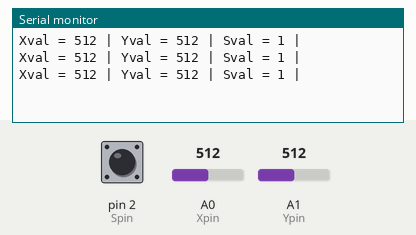
Simulated run of this sketch. Board: Arduino Uno, built with avr-gcc and run on an emulated ATmega328P. On the bench: the last lines printed to the serial monitor. The test bench sets the inputs (shaded band); at power-on: A0 (Xpin) = 512, A1 (Ypin) = 512, pin 2 (Spin) HIGH.

Above: at 1.2 s.
1.3 s: A0 (Xpin) set to 716
At 2.01 s:
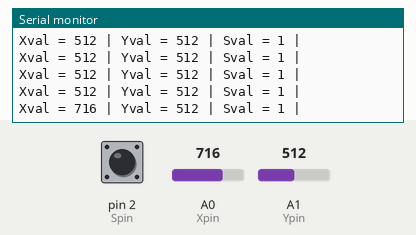
2.8 s: A1 (Ypin) set to 716
At 2.91 s:
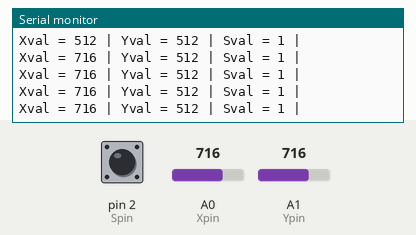
4.3 s: pin 2 (Spin) pulled LOW for 0.35 s
At 5.02 s:
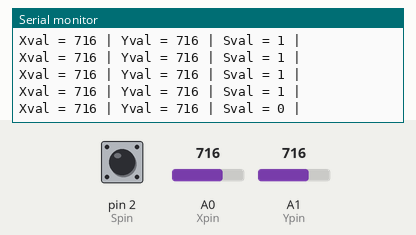
6.1 s: A0 (Xpin) set to 900
At 6.22 s:
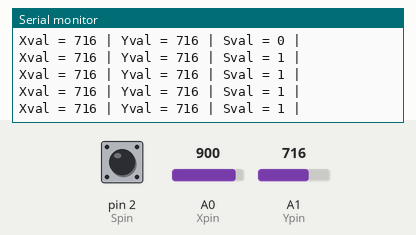
7.6 s: pin 2 (Spin) pulled LOW for 1 s
At 8.33 s:
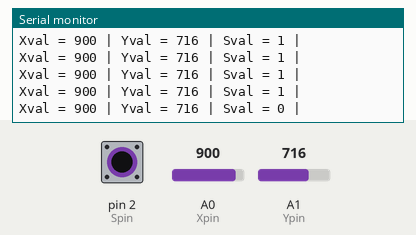
10.1 s: A1 (Ypin) set to 900
At 10.13 s:
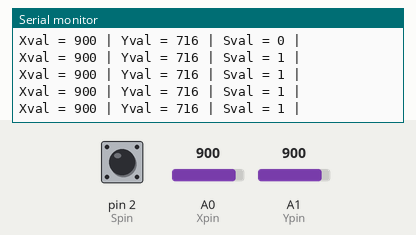
Timing chart, 0 to 12.6 s (numbered marks = the images above; inputs shaded):
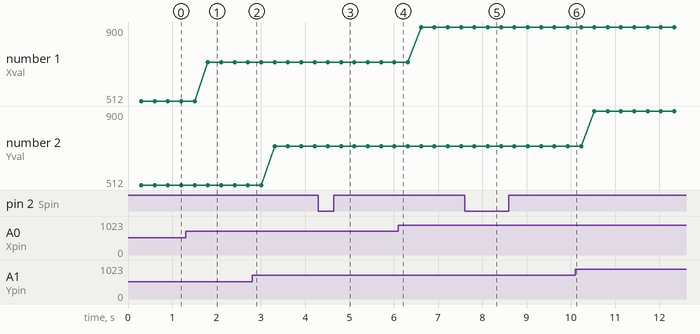

The sketch:

joystick.ino
```cpp
int Xpin = A0, Ypin = A1, Spin = 2, dt = 300;
int Xval, Yval, Sval;

void setup() {
  // put your setup code here, to run once:
  Serial.begin(9600);
  pinMode(Xpin, INPUT);
  pinMode(Ypin, INPUT);
  pinMode(Spin, INPUT);
  digitalWrite(Spin, 1);
}

void loop() {
  // put your main code here, to run repeatedly:
  Xval = analogRead(Xpin);
  Yval = analogRead(Ypin);
  Sval = digitalRead(Spin);

  delay(dt);

  Serial.print("Xval = ");
  Serial.print(Xval);
  Serial.print(" | ");

  Serial.print("Yval = ");
  Serial.print(Yval);
  Serial.print(" | ");

  Serial.print("Sval = ");
  Serial.print(Sval);
  Serial.println(" | ");

}
```

Measured:
- after the input at 1.3 s, the serial monitor: prints a new line after 0.50 s (image 1)
- after the input at 4.3 s, the serial monitor: prints a new line after 0.51 s (image 3)
- after the input at 7.6 s, the serial monitor: prints a new line after 0.52 s (image 5)
- plotted number 1: 512 → 716 after the input at 1.3 s, 716 → 900 after the input at 6.1 s
